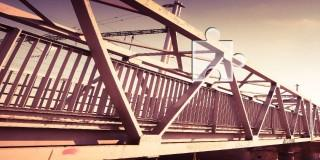
#> input picture target/target_0.jpg, 320 x 160 px; its folder holds 4 pictures in this run
$ python testing.py
#> lines starting #> are read from the running program, lines starting #| are printed output that depends on the picture; after the words box and inside, x2 and y2 are one past the last pixel; in counts of white or black regions, pixels touching at a corner belong together; pictures that were not available may be replaced by others from this repository, and a replacement may not be noted
# 匹配模板和图片，并用矩形框出最相似的区域

import cv2


# 将模板图片的空白部分裁剪掉
def trim(img):
    # 找到所有非黑像素点
    coords = cv2.findNonZero(img)
    # 找到最小裁剪矩形范围
    x, y, w, h = cv2.boundingRect(coords)
    # 裁剪图像，舍弃拼图的突出部分（14个像素），以提高匹配正确率
    rect = img[y + 14:y + h - 14, x:x + w - 14]
    return rect


def show_experiment(num):
#> called with num = 0
    target_pic = 'target/target_' + str(num) + '.jpg'
    template_pic = 'template/template_' + str(num) + '.png'
    # 加载原始RGB图像
    img_rgb = cv2.imread(target_pic)
#> img_rgb is the input picture: shape (160, 320, 3); mean B, G, R 125.1, 133.2, 168.8
    # 创建一个原始图像的灰度版本，所有操作在灰度版本中处理，然后在RGB图像中使用相同坐标还原
    img_gray = cv2.cvtColor(img_rgb, cv2.COLOR_BGR2GRAY)
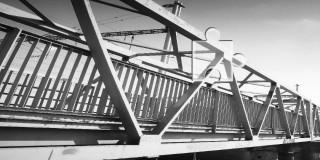
#> img_gray: shape (160, 320); min 4, max 254, mean 142.9

    # 加载将要搜索的图像模板
    template = cv2.imread(template_pic, 0)
#> template: shape (160, 320); min 0, max 255, mean 143
    cv2.imshow('img_gray', img_gray)
    cv2.imshow('template', template)
    new_template = trim(template)
#> in trim, `coords = cv2.findNonZero(img)`: coords = contour of 51199 points, box (x1, y1, x2, y2) (0, 0, 320, 160), area 0
#> in trim, `x, y, w, h = cv2.boundingRect(coords)`: x = 0; w = 320; h = 160
#> in trim, `rect = img[y + 14:y + h - 14, x:x + w - 14]`:
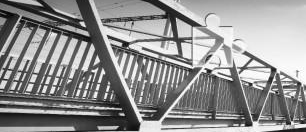
#> rect: shape (132, 306); min 0, max 255, mean 143.7
    cv2.imshow('new', new_template)
    h, w = new_template.shape
#> h = 132; w = 306
    # 使用matchTemplate对原始灰度图像和图像模板进行匹配
    res = cv2.matchTemplate(img_gray, new_template, cv2.TM_CCOEFF_NORMED)
    # 使用minMaxLoc求出最大匹配位置的坐标max_loc（左上角）
    min_val, max_val, min_loc, max_loc = cv2.minMaxLoc(res)
#> min_val = 0.146; max_val = 1; min_loc = (0, 28); max_loc = (0, 14)
    top_left = max_loc
#> top_left = (0, 14)
    # 根据左上角坐标求右下角坐标
    bottom_right = (top_left[0] + w, top_left[1] + h)
#> bottom_right = (306, 146)
    # 使用灰度图像中的坐标对原始RGB图像进行标记
    # cv2.rectangle(图片，矩形对角线坐标1，矩形对角线坐标2，颜色，粗细)
    cv2.rectangle(img_rgb, top_left, bottom_right, (255, 255, 255), 2)
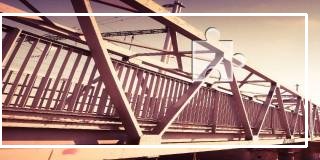
#> img_rgb: shape (160, 320, 3); 4.87% of pixels changed, all inside (x1, y1, x2, y2) = (0, 13, 308, 148)
    # 显示图像
#    cv2.startWindowThread()
    cv2.imshow('Detected', img_rgb)
    cv2.waitKey(99000)
#    cv2.destroyAllWindows()


if __name__ == '__main__':
    for i in range(20):
        print(f'picture_{i},start...')
        show_experiment(i)
#> pass 2 of the loop `for i in range(20):`:
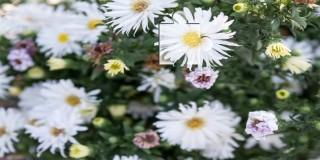
#> input picture target/target_1.jpg, 320 x 160 px
#> in show_experiment, img_rgb is the input picture: shape (160, 320, 3); mean B, G, R 123.5, 132.8, 125.4
#> coords = contour of 51191 points, box (x1, y1, x2, y2) (0, 0, 320, 160), area 0
#> in trim (call 2), `rect = img[y + 14:y + h - 14, x:x + w - 14]`:
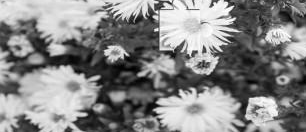
#> rect: shape (132, 306); min 0, max 255, mean 133.5
#> min_val = 0.295; min_loc = (14, 28)
#> in show_experiment (call 2), `cv2.rectangle(img_rgb, top_left, bottom_right, (255, 255, 255), 2)`:
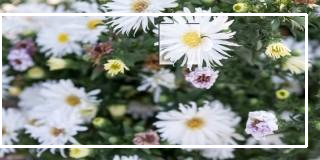
#> img_rgb: shape (160, 320, 3); 4.87% of pixels changed, all inside (x1, y1, x2, y2) = (0, 13, 308, 148)
#> (the run stopped early here; a loop or call above may not have finished)
